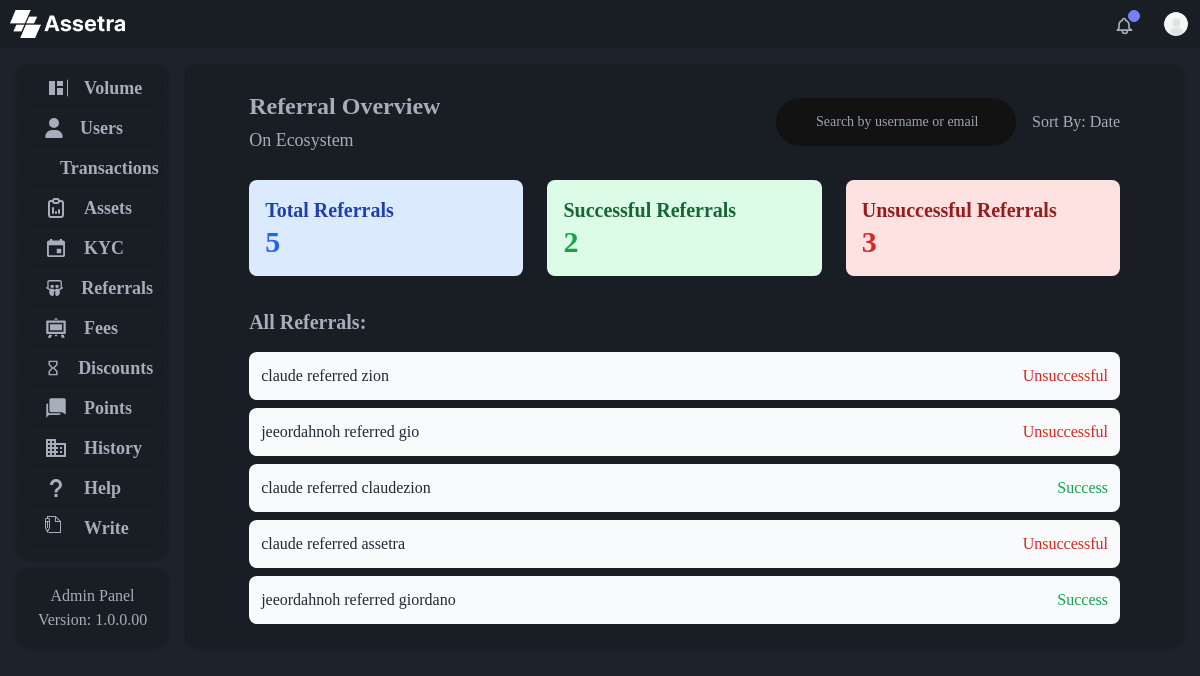
The app's page /referral_overview with its own data.
### admin_panel/models.py (models this page shows, shortened)
class Referral(models.Model):
    referred_by = models.ForeignKey(
        User, related_name="referrals", on_delete=models.CASCADE
    )
    referred_user = models.OneToOneField(
        User, related_name="referred", on_delete=models.CASCADE
    )
    success = models.BooleanField(default=False)
    created_at = models.DateTimeField(auto_now_add=True)

class User(AbstractUser):
    country = models.CharField(max_length=100, null=True, blank=True)
    dob = models.DateField(null=True, blank=True)
    mobile = models.CharField(max_length=15, null=True, blank=True)
    verified = models.BooleanField(default=False)
    profile = models.ImageField(upload_to="profile/", null=True, blank=True)

### admin_panel/views.py (the view)
# urls.py: path("referral_overview", views.referral_overview, name="referral_overview"),
def referral_overview(request):
    total_referrals = Referral.objects.all()
    successful_referrals = Referral.objects.filter(success=True).count()
    unsuccessful_referrals = Referral.objects.filter(success=False).count()
    context = {
        "total_referrals": total_referrals,
        "successful_referrals": successful_referrals,
        "unsuccessful_referrals": unsuccessful_referrals,
    }
    return render(request, "admin_panel/referral_overview.html", context)

### admin_panel/templates/admin_panel/referral_overview.html
{% extends "admin_panel/layout.html" %} {% block body %}
<div class="container rounded-xl bg-base-200 shadow h-full px-16 py-6">
  <div id="referrals-view">
    <div class="flex justify-between items-center mb-6">
      <div class="text-left">
        <h5 class="h5 font-semibold">Referral Overview</h5>
        <h6 class="h6 font-normal">On Ecosystem</h6>
      </div>
      <div class="flex items-center">
        <form method="GET" action="{% url 'user_referrals' %}" class="mr-4">
          <input
            type="text"
            id="defult-search"
            name="search_term"
            class="block w-[20dvw] h-2/3 p-4 ps-10 text-sm rounded-full"
            placeholder="Search by username or email"
          />
        </form>
        <button type="button" class="text-[16px] font-normal">
          Sort By: Date {{order}}
        </button>
      </div>
    </div>
    <div class="grid grid-cols-1 md:grid-cols-3 gap-6 mb-8">
      <div class="bg-blue-100 p-4 rounded-lg">
        <h2 class="text-xl font-semibold text-blue-800">Total Referrals</h2>
        <p class="text-3xl font-bold text-blue-600">
          {{ total_referrals.count }}
        </p>
      </div>
      <div class="bg-green-100 p-4 rounded-lg">
        <h2 class="text-xl font-semibold text-green-800">
          Successful Referrals
        </h2>
        <p class="text-3xl font-bold text-green-600">
          {{ successful_referrals }}
        </p>
      </div>
      <div class="bg-red-100 p-4 rounded-lg">
        <h2 class="text-xl font-semibold text-red-800">
          Unsuccessful Referrals
        </h2>
        <p class="text-3xl font-bold text-red-600">
          {{ unsuccessful_referrals }}
        </p>
      </div>
    </div>
    <div>
      <h3 class="text-xl font-semibold mb-4">All Referrals:</h3>
      <ul class="space-y-2 overflow-y-auto max-h-[400px] scrollbar-hide">
        {% for referral in total_referrals %}
        <li class="bg-gray-50 p-3 rounded-lg flex justify-between items-center">
          <span class="text-gray-800">
            <span class="font-medium">{{ referral.referred_by.username }}</span>
            referred
            <span class="font-medium"
              >{{referral.referred_user.username }}</span
            >
          </span>
          <span
            class="{% if referral.success %}text-green-600{% else %}text-red-600{% endif %} font-medium"
          >
            {{ referral.success | yesno:"Success,Unsuccessful" }}
          </span>
        </li>
        {% endfor %}
      </ul>
    </div>
  </div>
</div>
{% endblock %}

### records on screen
Referral: referred_by.username "claude", referred_user.username "zion", success "Unsuccessful"
Referral: referred_by.username "jeeordahnoh", referred_user.username "gio", success "Unsuccessful"
Referral: referred_by.username "claude", referred_user.username "claudezion", success "Success"
Referral: referred_by.username "claude", referred_user.username "assetra", success "Unsuccessful"
Referral: referred_by.username "jeeordahnoh", referred_user.username "giordano", success "Success"

### other values on screen
{{ total_referrals.count }} "5"
{{ successful_referrals }} "2"
{{ unsuccessful_referrals }} "3"
